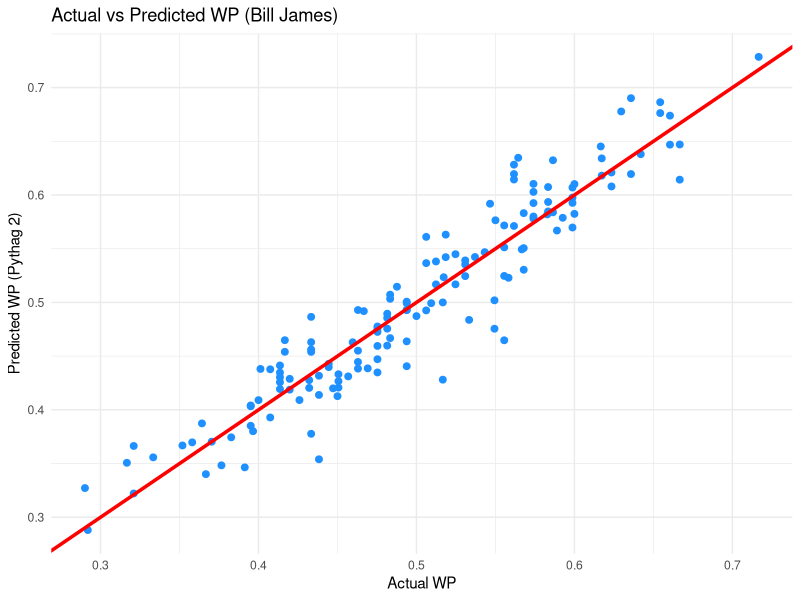
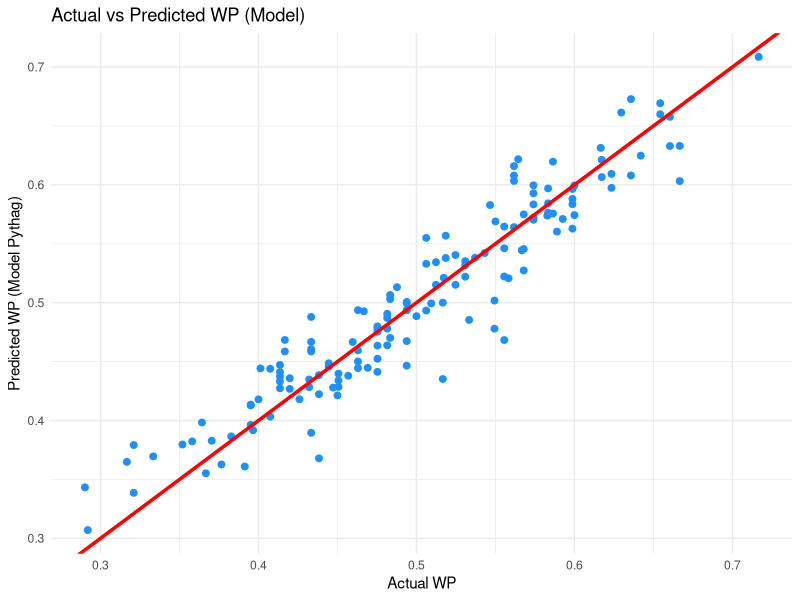

These charts were generated, in order, by the following R code: (Note: this script raises an error after producing the figures.)
#############
### SETUP ###
#############

# install.packages(c("ggplot2", "tidyverse"))
library(ggplot2)
library(tidyverse)

##############
### PART 1 ###
##############

# load team-season data
mlb_team_seasons = read_csv("../data/01_mlb-team-seasons.csv")

# transform variables used in the Pythagorean exponent model
pythag_data = mlb_team_seasons %>%
  mutate(
    logit_wp = log(WP / (1 - WP)),
    log_rs_ra = log(RS / RA)
  )

# TODO:
# 1) Fit no-intercept model: logit_wp ~ 0 + log_rs_ra
# 2) Extract alpha estimate and a 95% confidence interval
# 3) Build helper to convert RS/RA + alpha -> predicted WP
# 4) Compare fitted-alpha predictions vs Bill James alpha = 2

#Lyev to-do

# 1) Fit no-intercept model to model alpha

model1 = lm(data = pythag_data, logit_wp ~ 0 + log_rs_ra)
summary(model1)
alpha = model1$coefficients["log_rs_ra"]


# 2) Compare fitted Model to alpha = 2

#Compare numbers
pythag_data = pythag_data %>%
  mutate(WP_Pythag_modeled = (RS^alpha)/(RS^alpha+RA^alpha))

RMSE_james <- sqrt(mean((pythag_data$WP - pythag_data$WP_Pythag_2)^2))
RMSE_james # = 0.0292717
RMSE_lyev <- sqrt(mean((pythag_data$WP - pythag_data$WP_Pythag_modeled)^2))
RMSE_lyev # = 0.02781082
# The new model has a smaller RMSE


#Create plots

james_plot = ggplot(pythag_data, aes(x = WP, y = WP_Pythag_2)) +
  geom_point(color = "dodgerblue", size = 2) +
  geom_abline(intercept = 0, slope = 1, color = "red", linewidth = 1.2) +
  labs(
    x = "Actual WP",
    y = "Predicted WP (Pythag 2)",
    title = "Actual vs Predicted WP (Bill James)"
  ) +
  theme_minimal()
james_plot

model_plot = ggplot(pythag_data, aes(x = WP, y = WP_Pythag_modeled)) +
  geom_point(color = "dodgerblue", size = 2) +
  geom_abline(intercept = 0, slope = 1, color = "red", linewidth = 1.2) +
  labs(
    x = "Actual WP",
    y = "Predicted WP (Model Pythag)",
    title = "Actual vs Predicted WP (Model)"
  ) +
  theme_minimal()
model_plot

grid.arrange(james_plot, model_plot, ncol = 2)


# 3) Report uncertainty for alpha estimate

# alpha hat = 1.79972 =~ 1.8
# standard error = 0.04987 =~ 0.05
confint(model1, level = 0.95)
# confidence interval is [1.701175 , 1.898261]
# Based on this interval, alpha = 2 is NOT plausible


# 4) Make residual diagnostic plot for fitted Pythagorean model

residual_model = ggplot(model1, aes(.fitted, .resid)) +
  geom_point(color = "dodgerblue", size = 2) +
  geom_hline(yintercept = 0, color = "red", linewidth = 1) +
  labs(
    x = "Fitted Values",
    y = "Residuals",
    title = "Residuals vs Fitted Values"
  ) +
  theme_minimal()
residual_model

# If the model is reasonable, you'd expect a cloud with no particular patterns, which is what we see.




##############
### PART 2 ###
##############

# load payroll data
mlb_payrolls = read_csv("../data/01_mlb-payrolls.csv")

# remove 2020 covid-shortened season
payroll_data = mlb_payrolls %>%
  filter(year_id != 2020)

# TODO:
# 1) Fit model A: wp ~ payroll_median_ratio
# 2) Fit model B: wp ~ log_payroll_median_ratio
# 3) Compare fits (residual behavior, RMSE, and interpretation)
# 4) Compute confidence and prediction intervals for a selected team-season

#Lyev to-do

#Task 1

plot1 = payroll_data %>%
  mutate(
    highlight = ifelse(
      name %in% c("Oakland Athletics", "New York Yankees"),
      name,
      "Other"
    )
  ) %>%
  ggplot(aes(x = payroll_median_ratio, y = wp)) +
  geom_point(aes(color = highlight), size = 3) +
  scale_color_manual(
    values = c(
      "Oakland Athletics" = "green3",
      "New York Yankees" = "navy",
      "Other" = "gray70"
    )
  ) +
  labs(
    x = "Payroll Median Ratio",
    y = "Winning Percentage (WP)",
    color = "Team",
    title = "WP vs Payroll Median Ratio with A’s and Yankees Highlighted"
  ) +
  theme_minimal()
plot1


lin_model = lm(data = payroll_data, wp ~ payroll_median_ratio)
log_model = lm(data = payroll_data, wp ~ log_payroll_median_ratio)

line_plot = payroll_data %>%
  mutate(
    highlight = ifelse(
      name %in% c("Oakland Athletics", "New York Yankees"),
      name,
      "Other"
    )
  ) %>%
  ggplot(aes(x = payroll_median_ratio, y = wp)) +
  geom_point(aes(color = highlight), size = 3) +
  scale_color_manual(
    values = c(
      "Oakland Athletics" = "green3",
      "New York Yankees" = "navy",
      "Other" = "gray70"
    )
  ) +
  
  # Regression line: WP ~ payroll_median_ratio
  geom_smooth(method = "lm", se = FALSE, color = "black", linewidth = 1) +
  
  # Regression line: WP ~ log(payroll_median_ratio)
  geom_smooth(
    method = "lm",
    formula = y ~ log(x),
    se = FALSE,
    color = "red",
    linewidth = 1
  ) +
  
  labs(
    x = "Payroll Median Ratio",
    y = "Winning Percentage (WP)",
    color = "Team",
    title = "WP vs Payroll Median Ratio with Highlighted Teams and Regression Lines"
  ) +
  theme_minimal()
line_plot

#the log plot seems to fit the data better


#Task 2

payroll_data <- payroll_data %>%
  mutate(
    pred_lin = predict(lin_model),
    pred_log = predict(log_model),
    lin_diff = wp - pred_lin,
    log_diff = wp - pred_log
  )

lin_plot = ggplot(payroll_data, aes(x = pred_lin, y = lin_diff)) +
  geom_point(color = "dodgerblue", size = 2) +
  geom_hline(yintercept = 0, color = "red", linewidth = 1) +
  labs(
    x = "Fitted Values (Linear Model)",
    y = "Residuals",
    title = "Residuals vs Fitted Values — Linear Model"
  ) +
  theme_minimal()
lin_plot
#The spread seems slightly more bottom-heavy but otherwise pretty random


log_plot = ggplot(payroll_data, aes(x = pred_log, y = log_diff)) +
  geom_point(color = "purple", size = 2) +
  geom_hline(yintercept = 0, color = "red", linewidth = 1) +
  labs(
    x = "Fitted Values (Log Model)",
    y = "Residuals",
    title = "Residuals vs Fitted Values — Log Model"
  ) +
  theme_minimal()
log_plot
#The spread also seems slightly more bottom-heavy but otherwise pretty random


#Class by team
lin_team_distance_summary <- payroll_data %>%
  group_by(team_id) %>%
  summarize(avg_lin_diff = 162 * mean(lin_diff, na.rm = TRUE)) %>%
  arrange(desc(avg_lin_diff))

lin_bar_graph = ggplot(lin_team_distance_summary,
                       aes(y = reorder(team_id, avg_lin_diff), x = avg_lin_diff)) +
  geom_col(fill = "dodgerblue") +
  coord_flip() +
  labs(
    x = "Linear Distance",
    y = "Team",
    title = "Average Distance per Team (Ordered by Distance)"
  ) +
  theme_minimal()
lin_bar_graph


log_team_distance_summary <- payroll_data %>%
  group_by(team_id) %>%
  summarize(avg_log_diff = 162 * mean(log_diff, na.rm = TRUE)) %>%
  arrange(desc(avg_log_diff))

log_bar_graph = ggplot(log_team_distance_summary,
                       aes(y = reorder(team_id, avg_log_diff), x = avg_log_diff)) +
  geom_col(fill = "dodgerblue") +
  coord_flip() +
  labs(
    x = "Log Distance",
    y = "Team",
    title = "Average Distance per Team (Ordered by Distance)"
  ) +
  theme_minimal()
log_bar_graph


# Task 3: I picked 2017 Los Angeles Dodgers

lad_2017 <- payroll_data %>%
  filter(year_id == 2017, team_id == "LAN")

lad_2017_log_prediction = predict(log_model, newdata = lad_2017)
lad_2017_log_prediction # = 0.5469089 (their actual was 0.6419753)

#Confidence interval
predict(log_model, newdata = lad_2017, interval = "confidence")
# [0.5384459 , 0.5553719]

#Prediction interval
predict(log_model, newdata = lad_2017, interval = "prediction")
# [0.4139004 , 0.6799174]

#The prediction interval is much wider, because for a single data point there are many more factors of variance that can affect it.
